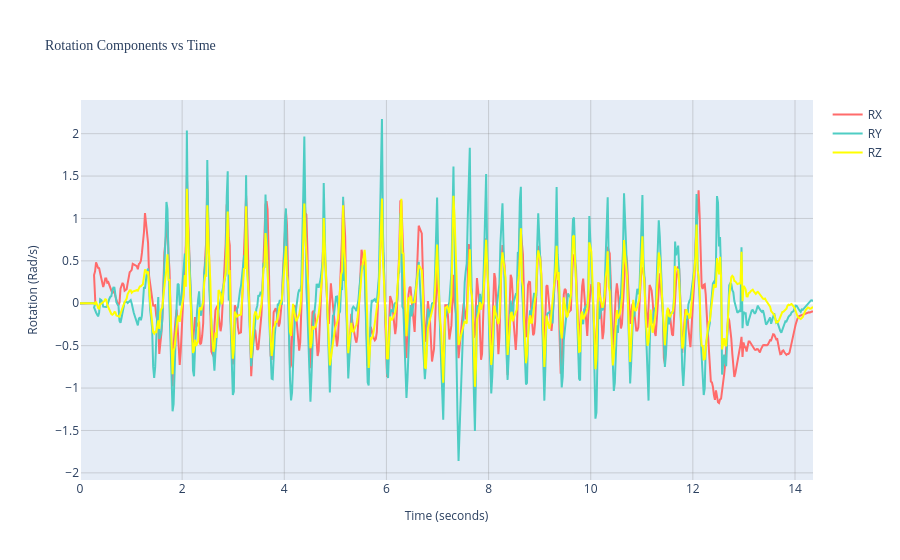

Source (notebook cell):
### Code cell
# Create the figure for rotation components
fig_rotation = go.Figure()

fig_rotation.add_trace(go.Scatter(
    x=data['Time'], 
    y=data['RX'],
    mode='lines',
    name='RX',  # This creates the legend label
    line=dict(color=colors['X'], width=2)
))
fig_rotation.add_trace(go.Scatter(
    x=data['Time'], 
    y=data['RY'],
    mode='lines',
    name='RY',
    line=dict(color=colors['Y'], width=2)
))
fig_rotation.add_trace(go.Scatter(
    x=data['Time'], 
    y=data['RZ'],
    mode='lines',
    name='RZ',
    line=dict(color=colors['Z'], width=2)
))
# for jump_time in jumped_times:
#     fig_rotation.add_vline(
#         x=jump_time, 
#         line_dash="dash", 
#         line_color="lightblue",
#     )
# Update layout (equivalent to set_xlabel, set_ylabel, set_title, grid)
fig_rotation.update_layout(
    title=dict(
        text='Rotation Components vs Time',
        font=dict(size=14, family="Arial Black")  # Bold equivalent
    ),
    xaxis_title=dict(text='Time (seconds)', font=dict(size=12)),
    yaxis_title=dict(text='Rotation (Rad/s)', font=dict(size=12)),
    showlegend=True,  # Legend is shown by default
    xaxis=dict(showgrid=True, gridcolor='rgba(128,128,128,0.3)'),
    yaxis=dict(showgrid=True, gridcolor='rgba(128,128,128,0.3)')
)

# Show the plot
fig_rotation.show()

### Figure 1 — Plotly figure (JSON) as saved in the notebook; plotly's stock layout.template omitted (floating-point values rounded to 4 significant figures; data arrays with more than 128 entries replaced by an {"elided": "..."} marker saying what was removed)
{"data": [{"line": {"color": "#FF6B6B", "width": 2}, "mode": "lines", "name": "RX", "type": "scatter", "x": {"elided": "712 float values"}, "y": {"elided": "712 float values"}}, {"line": {"color": "#4ECDC4", "width": 2}, "mode": "lines", "name": "RY", "type": "scatter", "x": {"elided": "712 float values"}, "y": {"elided": "712 float values"}}, {"line": {"color": "yellow", "width": 2}, "mode": "lines", "name": "RZ", "type": "scatter", "x": {"elided": "712 float values"}, "y": {"elided": "712 float values"}}], "layout": {"showlegend": true, "title": {"font": {"family": "Arial Black", "size": 14}, "text": "Rotation Components vs Time"}, "xaxis": {"gridcolor": "rgba(128,128,128,0.3)", "showgrid": true, "title": {"font": {"size": 12}, "text": "Time (seconds)"}}, "yaxis": {"gridcolor": "rgba(128,128,128,0.3)", "showgrid": true, "title": {"font": {"size": 12}, "text": "Rotation (Rad/s)"}}}}
